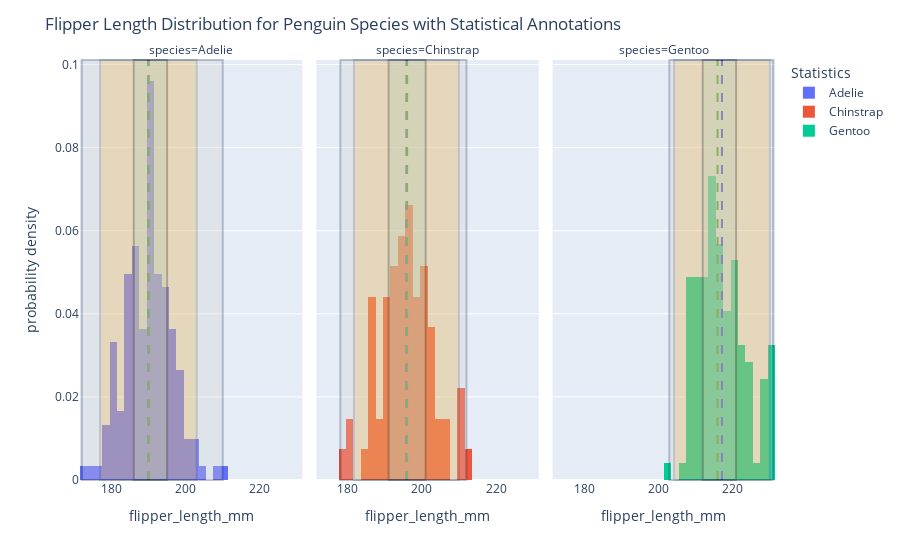

Notebook code for this chart:
### Markdown cell above
#### 1. Use *fig.add_[h/v]line()* and *fig.add_[h/v]rect()* to mark, respspectively, location (mean and median) and scale (range, interquartile range, and a range defined by two standard deviations away from the mean in both directions) of *flipper_length_mm* for each _species_ onto _plotly_ histograms of *flipper_length_mm* for each _species_ in the penguins dataset<br>

<details class="details-example"><summary style="color:blue"><u>Further Guidance</u></summary>

**Time Management Warning**: it takes a long time to make a figure, whether you're working with a ChatBot, or building it from scratch based on trial and error changes with your code. ChatBots remove the need to understand the detailed nuances of data visualization library arguments and construction procedures. But after you've passed the 30 minute range of effort working with your ChatBot for this problem to try to get what you want, then your only options are to start a new session and hope for a smoother experience based on improved clarity of your directions, or submit what you have along with a brief note highlighting the duration in your chatlog history where your efforts to make progress did not produce the desired outcome.

> The code referenced above [*fig.add_[h/v]line()*](https://plotly.com/python/horizontal-vertical-shapes/) and [*fig.add_[h/v]rect()*](https://plotly.com/python/line-charts/) refer to `fig.add_hline()` and `fig.add_hline()` and `fig.add_hrect()` and `fig.add_vrect()` which overly lines rectangles onto a figure from different orientation perspectives.
>
> - _There are several considerations in this problem..._
>     - _The histograms can be on the same figure, on separate figures, or separated into different panels in the same figure_
>     - _The elements within a figure should be well annotated, probobably using a so-called legend to help make sure annotations don't overlap each other and are clear and readible_
> - _There are several ways to approach this problem..._
>     - _You will likely be very pleased when you run the code returned to you as the result of pasting this question in as a prompt into a ChatBot session; but, you will also likely need to interact with the ChatBot to ask for adjustments to the code which give a final satisfactory figure (and this is the recommended approach to get the experience this problem intends you to have)_
>     - _**When using a ChatBot, if the code provided by your ChatBot results in an error, show the error to your ChatBot and iterate this process with the adjusted "fixed" code provided by the ChatBot... this process usually converges some something workable that's pretty close to what you were going for**_
>     - <u>**And don't forget, a ChatBot can explain what how code it provides works, if you ask it to...**</u>
>     - _You could alternatively figure out how to code this plot up for yourself by looking at the provided documentation links and perhaps using some additional google searchers or ChatBot queries to help out with specific issues or examples; and, if you end up interested in figuring out a little more how the code works that's great and definitely feel free to go ahead and do so, but at this stage the point of this problem is to understand the general ideas of figures themselves as opposed to being an expert about the code that generated them_
    
</details>

### Code cell
import seaborn as sns
import plotly.express as px
import numpy as np
import plotly.graph_objects as go

# Load the penguins dataset
penguins = sns.load_dataset('penguins')

# Remove rows with NaN values in 'flipper_length_mm' and 'species' columns
penguins = penguins.dropna(subset=['flipper_length_mm', 'species'])

# Group the data by species
grouped = penguins.groupby('species')

# Define a dictionary to store statistics
species_stats = {}

# Loop through each species and calculate stats
for species, group in grouped:
    flipper_lengths = group['flipper_length_mm']
    
    # Calculate statistics
    mean = np.mean(flipper_lengths)
    median = np.median(flipper_lengths)
    std_dev = np.std(flipper_lengths)
    min_val = np.min(flipper_lengths)
    max_val = np.max(flipper_lengths)
    q1 = np.percentile(flipper_lengths, 25)
    q3 = np.percentile(flipper_lengths, 75)
    
    # Store in dictionary
    species_stats[species] = {
        'mean': mean,
        'median': median,
        'std_dev': std_dev,
        'min_val': min_val,
        'max_val': max_val,
        'q1': q1,
        'q3': q3,
        'range': [mean - 2 * std_dev, mean + 2 * std_dev]  # Mean ± 2*std
    }

# Create a figure with histograms for each species
fig = px.histogram(penguins, x="flipper_length_mm", color="species", nbins=30, facet_col="species", histnorm='probability density')

# Add lines and rectangles for each species, and use legend entries
for species in species_stats:
    stats = species_stats[species]
    
    # Get species trace index from the figure
    trace_idx = list(penguins['species'].unique()).index(species)
    
    # Mean Line
    fig.add_vline(
        x=stats['mean'], line=dict(color='blue', dash='dash'), row=1, col=trace_idx+1,
        name=f'{species} Mean'
    )
    
    # Median Line
    fig.add_vline(
        x=stats['median'], line=dict(color='green', dash='dash'), row=1, col=trace_idx+1,
        name=f'{species} Median'
    )
    
    # Range (min to max) Rectangle
    fig.add_vrect(
        x0=stats['min_val'], x1=stats['max_val'], fillcolor='lightgrey', opacity=0.3, row=1, col=trace_idx+1,
        name=f'{species} Range'
    )
    
    # IQR (25th to 75th percentile) Rectangle
    fig.add_vrect(
        x0=stats['q1'], x1=stats['q3'], fillcolor='lightblue', opacity=0.4, row=1, col=trace_idx+1,
        name=f'{species} IQR'
    )
    
    # Mean ± 2*std Range
    fig.add_vrect(
        x0=stats['range'][0], x1=stats['range'][1], fillcolor='orange', opacity=0.2, row=1, col=trace_idx+1,
        name=f'{species} ±2 STD'
    )

# Update the layout to show the legend
fig.update_layout(
    title_text="Flipper Length Distribution for Penguin Species with Statistical Annotations",
    legend_title_text="Statistics",
    showlegend=True
)

# Show the plot
fig.show()

### Figure 1 — Plotly figure (JSON) as saved in the notebook; plotly's stock layout.template omitted (floating-point values rounded to 4 significant figures; data arrays with more than 128 entries replaced by an {"elided": "..."} marker saying what was removed)
{"data": [{"alignmentgroup": "True", "bingroup": "x", "histnorm": "probability density", "hovertemplate": "species=Adelie<br>flipper_length_mm=%{x}<br>probability density=%{y}<extra></extra>", "legendgroup": "Adelie", "marker": {"color": "#636efa", "pattern": {"shape": ""}}, "name": "Adelie", "nbinsx": 30, "offsetgroup": "Adelie", "orientation": "v", "showlegend": true, "type": "histogram", "x": {"elided": "151 int values"}, "xaxis": "x", "yaxis": "y"}, {"alignmentgroup": "True", "bingroup": "x", "histnorm": "probability density", "hovertemplate": "species=Chinstrap<br>flipper_length_mm=%{x}<br>probability density=%{y}<extra></extra>", "legendgroup": "Chinstrap", "marker": {"color": "#EF553B", "pattern": {"shape": ""}}, "name": "Chinstrap", "nbinsx": 30, "offsetgroup": "Chinstrap", "orientation": "v", "showlegend": true, "type": "histogram", "x": [192, 196, 193, 188, 197, 198, 178, 197, 195, 198, 193, 194, 185, 201, 190, 201, 197, 181, 190, 195, 181, 191, 187, 193, 195, 197, 200, 200, 191, 205, 187, 201, 187, 203, 195, 199, 195, 210, 192, 205, 210, 187, 196, 196, 196, 201, 190, 212, 187, 198, 199, 201, 193, 203, 187, 197, 191, 203, 202, 194, 206, 189, 195, 207, 202, 193, 210, 198], "xaxis": "x2", "yaxis": "y2"}, {"alignmentgroup": "True", "bingroup": "x", "histnorm": "probability density", "hovertemplate": "species=Gentoo<br>flipper_length_mm=%{x}<br>probability density=%{y}<extra></extra>", "legendgroup": "Gentoo", "marker": {"color": "#00cc96", "pattern": {"shape": ""}}, "name": "Gentoo", "nbinsx": 30, "offsetgroup": "Gentoo", "orientation": "v", "showlegend": true, "type": "histogram", "x": [211, 230, 210, 218, 215, 210, 211, 219, 209, 215, 214, 216, 214, 213, 210, 217, 210, 221, 209, 222, 218, 215, 213, 215, 215, 215, 216, 215, 210, 220, 222, 209, 207, 230, 220, 220, 213, 219, 208, 208, 208, 225, 210, 216, 222, 217, 210, 225, 213, 215, 210, 220, 210, 225, 217, 220, 208, 220, 208, 224, 208, 221, 214, 231, 219, 230, 214, 229, 220, 223, 216, 221, 221, 217, 216, 230, 209, 220, 215, 223, 212, 221, 212, 224, 212, 228, 218, 218, 212, 230, 218, 228, 212, 224, 214, 226, 216, 222, 203, 225, 219, 228, 215, 228, 216, 215, 210, 219, 208, 209, 216, 229, 213, 230, 217, 230, 217, 222, 214, 215, 222, 212, 213], "xaxis": "x3", "yaxis": "y3"}], "layout": {"annotations": [{"showarrow": false, "text": "species=Adelie", "x": 0.16, "xanchor": "center", "xref": "paper", "y": 1, "yanchor": "bottom", "yref": "paper"}, {"showarrow": false, "text": "species=Chinstrap", "x": 0.5, "xanchor": "center", "xref": "paper", "y": 1, "yanchor": "bottom", "yref": "paper"}, {"showarrow": false, "text": "species=Gentoo", "x": 0.84, "xanchor": "center", "xref": "paper", "y": 1, "yanchor": "bottom", "yref": "paper"}], "barmode": "relative", "legend": {"title": {"text": "Statistics"}, "tracegroupgap": 0}, "margin": {"t": 60}, "shapes": [{"line": {"color": "blue", "dash": "dash"}, "name": "Adelie Mean", "type": "line", "x0": 190.0, "x1": 190.0, "xref": "x", "y0": 0, "y1": 1, "yref": "y domain"}, {"line": {"color": "green", "dash": "dash"}, "name": "Adelie Median", "type": "line", "x0": 190, "x1": 190, "xref": "x", "y0": 0, "y1": 1, "yref": "y domain"}, {"fillcolor": "lightgrey", "name": "Adelie Range", "opacity": 0.3, "type": "rect", "x0": 172, "x1": 210, "xref": "x", "y0": 0, "y1": 1, "yref": "y domain"}, {"fillcolor": "lightblue", "name": "Adelie IQR", "opacity": 0.4, "type": "rect", "x0": 186, "x1": 195, "xref": "x", "y0": 0, "y1": 1, "yref": "y domain"}, {"fillcolor": "orange", "name": "Adelie ±2 STD", "opacity": 0.2, "type": "rect", "x0": 176.9, "x1": 203.0, "xref": "x", "y0": 0, "y1": 1, "yref": "y domain"}, {"line": {"color": "blue", "dash": "dash"}, "name": "Chinstrap Mean", "type": "line", "x0": 195.8, "x1": 195.8, "xref": "x2", "y0": 0, "y1": 1, "yref": "y2 domain"}, {"line": {"color": "green", "dash": "dash"}, "name": "Chinstrap Median", "type": "line", "x0": 196, "x1": 196, "xref": "x2", "y0": 0, "y1": 1, "yref": "y2 domain"}, {"fillcolor": "lightgrey", "name": "Chinstrap Range", "opacity": 0.3, "type": "rect", "x0": 178, "x1": 212, "xref": "x2", "y0": 0, "y1": 1, "yref": "y2 domain"}, {"fillcolor": "lightblue", "name": "Chinstrap IQR", "opacity": 0.4, "type": "rect", "x0": 191, "x1": 201, "xref": "x2", "y0": 0, "y1": 1, "yref": "y2 domain"}, {"fillcolor": "orange", "name": "Chinstrap ±2 STD", "opacity": 0.2, "type": "rect", "x0": 181.7, "x1": 210.0, "xref": "x2", "y0": 0, "y1": 1, "yref": "y2 domain"}, {"line": {"color": "blue", "dash": "dash"}, "name": "Gentoo Mean", "type": "line", "x0": 217.2, "x1": 217.2, "xref": "x3", "y0": 0, "y1": 1, "yref": "y3 domain"}, {"line": {"color": "green", "dash": "dash"}, "name": "Gentoo Median", "type": "line", "x0": 216, "x1": 216, "xref": "x3", "y0": 0, "y1": 1, "yref": "y3 domain"}, {"fillcolor": "lightgrey", "name": "Gentoo Range", "opacity": 0.3, "type": "rect", "x0": 203, "x1": 231, "xref": "x3", "y0": 0, "y1": 1, "yref": "y3 domain"}, {"fillcolor": "lightblue", "name": "Gentoo IQR", "opacity": 0.4, "type": "rect", "x0": 212, "x1": 221, "xref": "x3", "y0": 0, "y1": 1, "yref": "y3 domain"}, {"fillcolor": "orange", "name": "Gentoo ±2 STD", "opacity": 0.2, "type": "rect", "x0": 204.3, "x1": 230.1, "xref": "x3", "y0": 0, "y1": 1, "yref": "y3 domain"}], "showlegend": true, "title": {"text": "Flipper Length Distribution for Penguin Species with Statistical Annotations"}, "xaxis": {"anchor": "y", "domain": [0, 0.32], "title": {"text": "flipper_length_mm"}}, "xaxis2": {"anchor": "y2", "domain": [0.34, 0.66], "matches": "x", "title": {"text": "flipper_length_mm"}}, "xaxis3": {"anchor": "y3", "domain": [0.68, 1.0], "matches": "x", "title": {"text": "flipper_length_mm"}}, "yaxis": {"anchor": "x", "domain": [0, 1], "title": {"text": "probability density"}}, "yaxis2": {"anchor": "x2", "domain": [0, 1], "matches": "y", "showticklabels": false}, "yaxis3": {"anchor": "x3", "domain": [0, 1], "matches": "y", "showticklabels": false}}}
